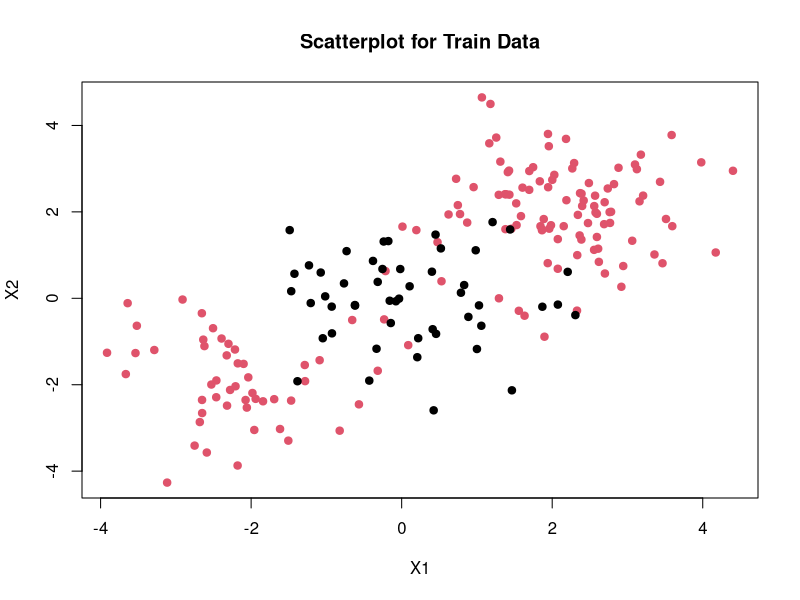
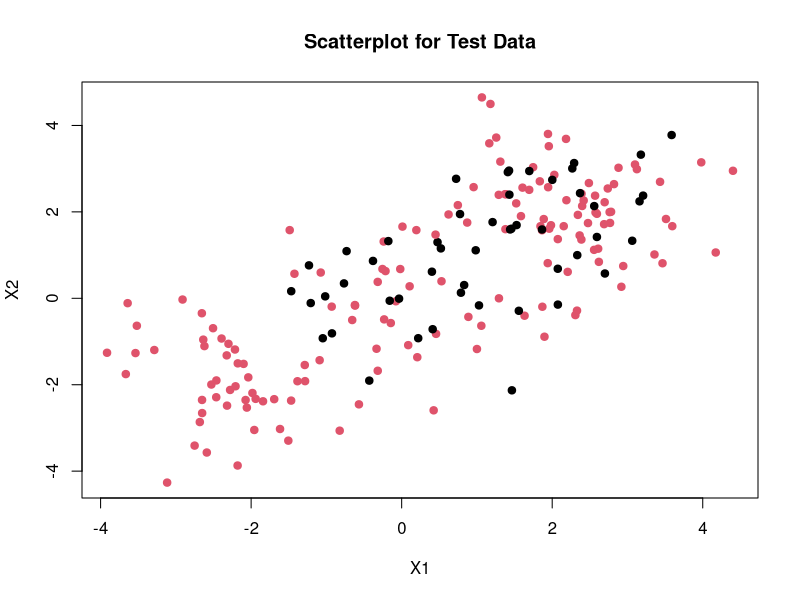

Write the R code that produced these figures, in order.
## ---- chunk 1
rm(list = ls())
library(plyr)
library(dplyr)
library(pROC)
library(caret)


# set a seed
set.seed(1)

# ---- Create a training set ---- #
# create a matrix with 200 rows and two colums with values sampled from a normal distribution.
x <- matrix(rnorm(200*2), ncol = 2)
# Introduce some non-linearity where we move points around
x[1:100,] <- x[1:100,] + 2
x[101:150,] <- x[101:150,] -2
# assign class labels
y <- c(rep(1, 150), rep(0, 50))
# this forms a training set
d.train <- data.frame(x = x, y = as.factor(y))
names(d.train) <- c("X1", "X2", "Y")


# ---- Create a test set ---- #
# create a matrix with 100 rows and two colums with values sampled from a normal distribution.
x <- matrix(rnorm(100*2), ncol = 2)
# Introduce some non-linearity where we move points around
x[1:25,] <- x[1:25,] + 2 # moves points to the top-right of a 2D space
x[26:75,] <- x[26:75,] -2 # moves points to the bottom-left of a 2D space
# assign class labels
y <- c(rep(1, 75), rep(0, 25)) 
# this forms a testing set
d.test <- data.frame(x = x, y = as.factor(y))
names(d.test) <- c("X1", "X2", "Y")
## ---- chunk 2
# Insert your code below

#Scatterplot for train data
plot(x=d.train$X1, y=d.train$X2, type="p", col=d.train$Y, pch=19, cex=1, xlab="X1", ylab="X2", main="Scatterplot for Train Data")

#Scatterplot for test data
plot(x=d.train$X1, y=d.train$X2, type="p", col=d.test$Y, pch=19, cex=1, xlab="X1", ylab="X2", main="Scatterplot for Test Data")


## ---- chunk 3
# Insert your code below
library(nnet) 
library(plyr) 
library(dplyr) 
library(pROC) 
library(caret)

#Changing format of Y so it's recognizable to caret package
d.train$Y_cat <- ifelse(d.train$Y == 1, "Yes", "No") 
#d.train <- d.train %>% select(-c(Y))

d.test$Y_cat <- ifelse(d.test$Y == 1, "Yes", "No") 
#d.test <- d.test %>% select(-c(Y))

#Set training parameters to build NN 
fit_control <- trainControl(method = "cv", number = 3,
                           classProbs = TRUE,
                           summaryFunction = twoClassSummary)

#trainControl- controls computational nuances of train fn 
#method- resampling method
#cv- for repeated, training/test splits
#number- no. of folds/no. of resampling iterations 
#classProbs- class probabilities for classification models (+ pred values) in each resample
#summaryFunction- this fn computes metrics across resamples 
#twoClassSummary- metric that relies on class probabilities

#Set of parameters to train over
nnet_params <- expand.grid(size = seq(from = 2, to = 50, by = 1), decay = 5e-4)
head(nnet_params)

#expand.grid-creates a df from all combinations of factor vars 
#from=2 is first net layer; from=50 is second net layer; by=1 means there's one layer from 2-50
#decay 5e-4 is standard for nnets 

#create the model using training data
d.model.train <- train(Y_cat ~ X1+X2, data = d.train,
                 method = "nnet",
                 metric = "ROC",
                 trControl = fit_control,
                 tuneGrid = nnet_params,
               trace = FALSE)

print(d.model.train)

d.model.test <- predict(d.model.train, newdata = d.test, type = "prob") 
head(d.model.test)

d.test$predict_Y <- d.model.test$Yes

#Creating prediction object 
pred_roc <- roc(response=d.test$Y_cat, predictor = d.test$predict_Y, direction= "<") 

#Get AUC performance 
auc_perf <- auc(pred_roc)
cat("AUC: ", auc_perf, "\n")

#Get 95%CI 
ci_auc_perf <- ci.auc(pred_roc)
cat("95% CI: ", ci_auc_perf, "\n")

## ---- chunk 4
# Insert your code below
#Logistic regression on dataset
set.seed(345)
d.train.log <- glm(Y ~ X1+X2, data=d.train, family="binomial")

#Perform prediction on test dataset
d.test$pred_Y <- predict.glm(d.train.log, newdata = d.test, type="response")
#we create a new variable, pred_Y1 to avoid above values being overwritten
d.test$pred_Y1 <- ifelse(d.test$pred_Y >= 0.5,1,0)

#For AUC and 95%CI
#Create a prediction object
pred <- roc(response = d.test$Y, predictor = d.test$pred_Y, direction = "<")

#Get AUC performance
auc_log <- auc(pred)
cat("AUC: ", auc_log, "\n")

#AUC 95% CI 
ci_auc_log <- ci.auc(pred)
cat("95% CI: ", ci_auc_log, "\n")

